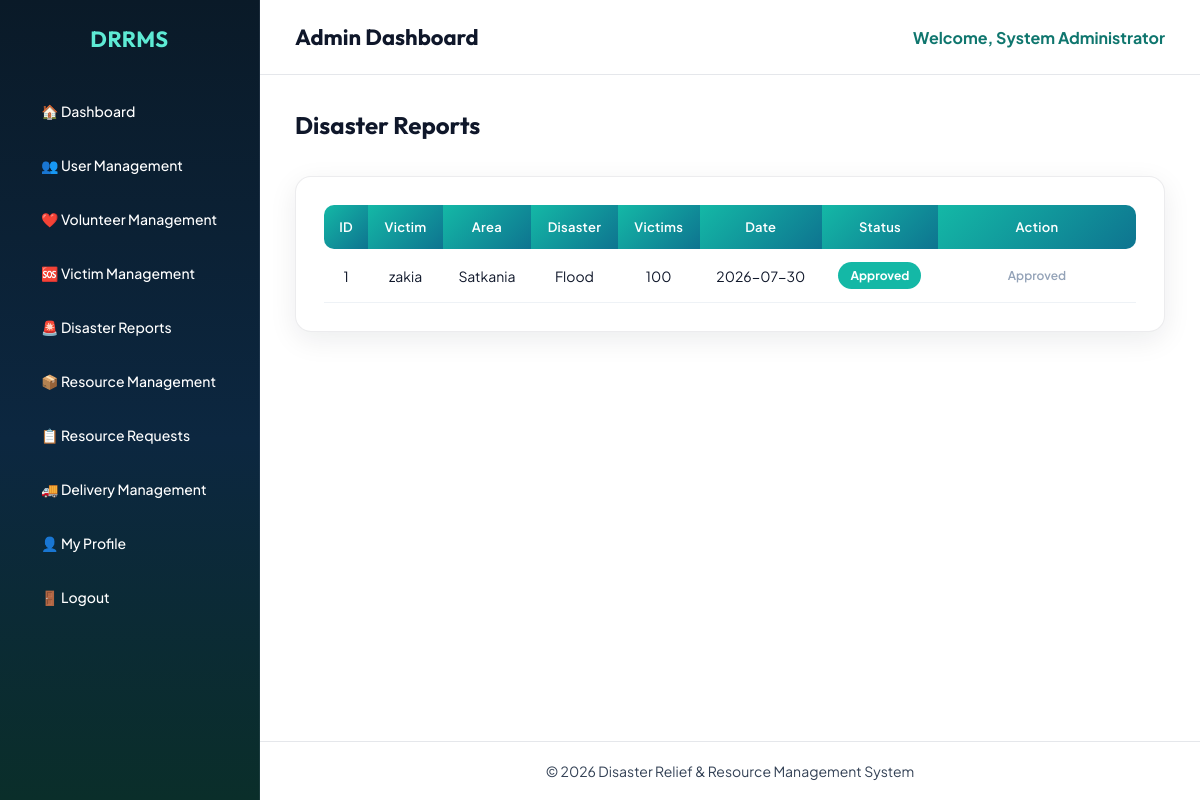
/admin/disaster_reports.php (signed in), run on the app's committed database.
### tables this page shows
CREATE TABLE `disaster_report` (
  `report_id` int(11) NOT NULL,
  `victim_id` int(11) NOT NULL,
  `area_name` varchar(100) NOT NULL,
  `disaster_type` enum('Flood','Fire','Cyclone','Earthquake','Landslide','Storm','Others') NOT NULL,
  `number_of_victims` int(11) NOT NULL,
  `report_date` date NOT NULL,
  `notes` text DEFAULT NULL,
  `status` enum('Pending','Approved','Rejected','Resolved') DEFAULT 'Pending'
);

CREATE TABLE `users` (
  `user_id` int(11) NOT NULL,
  `name` varchar(100) NOT NULL,
  `email` varchar(100) NOT NULL,
  `phone` varchar(20) NOT NULL,
  `address` text NOT NULL,
  `password` varchar(255) NOT NULL,
  `registration_date` date NOT NULL,
  `nid_number` varchar(20) NOT NULL,
  `role` enum('Admin','Volunteer','Victim') NOT NULL
);

### admin/disaster_reports.php (the view, shortened to what this page needs)
<?php
include("../config/database.php");
$sql = mysqli_query($conn, "
SELECT
disaster_report.*,
users.name
FROM disaster_report
INNER JOIN victim ON disaster_report.victim_id=victim.victim_id
INNER JOIN users ON victim.user_id=users.user_id
ORDER BY report_id DESC
");
?>
<!DOCTYPE html>
<html lang="en">
<head>
<link rel="stylesheet" href="../css/admin.css">
<link rel="stylesheet" href="https://cdnjs.cloudflare.com/ajax/libs/font-awesome/6.7.2/css/all.min.css">
</head>
<body>
<div class="dashboard">
<?php include("../includes/admin_sidebar.php"); ?>
<div class="main-content">
<?php include("../includes/admin_header.php"); ?>
<div class="content">
<h2 style="margin-bottom:25px;">Disaster Reports</h2>
<div class="table-box">
<table>
<tr>
<th>ID</th>
<th>Victim</th>
<th>Area</th>
<th>Disaster</th>
<th>Victims</th>
<th>Date</th>
<th>Status</th>
<th>Action</th>
</tr>
<?php
while($row = mysqli_fetch_assoc($sql))
{
    $status = $row['status'];
    $id = (int)$row['report_id'];
?>
<tr>
<td><?php echo $id; ?></td>
<td><?php echo htmlspecialchars($row['name']); ?></td>
<td><?php echo htmlspecialchars($row['area_name']); ?></td>
<td><?php echo htmlspecialchars($row['disaster_type']); ?></td>
<td><?php echo (int)$row['number_of_victims']; ?></td>
<td><?php echo htmlspecialchars($row['report_date']); ?></td>
<td>
<?php if($status == "Approved"){ ?>
<span class="status-badge status-approved">Approved</span>
<?php } else { ?>
<span class="status-badge status-pending">Pending</span>
<?php } ?>
</td>
<td>
<div class="action-cell">
<?php if($status != "Approved"){ ?>
<a class="approve-btn"
href="?approve=<?php echo $id; ?>"
onclick="return confirm('Approve this disaster report?');">
<i class="fa-solid fa-check"></i> Approve
</a>
<?php } else { ?>
<span class="action-none">Approved</span>
<?php } ?>
</div>
</td>
</tr>
<?php } ?>
</table>
</div>
</div>
<?php include("../includes/admin_footer.php"); ?>
</div>
</div>
</body>
</html>

### css/admin.css (style rules this page uses)
:root { --bg-page:#eef4f7; --bg-deep:#061018; --bg-sidebar:#0a1a28; --primary:#14b8a6; --primary-deep:#0f766e; --accent:#f97316; --text:#0f172a; --muted:#64748b; --white:#ffffff; --border:rgba(15,23,42,.08); --gradient-primary:linear-gradient(135deg, #14b8a6 0%, #0e7490 100%); --gradient-accent:linear-gradient(135deg, #f97316 0%, #dc2626 100%); --gradient-sidebar: linear-gradient(180deg, #0a1a28 0%, #0c2740 55%, #0a2e2a 100%); --shadow:0 8px 28px rgba(15,23,42,.08); --font-display:'Outfit',sans-serif; --font-body:'Plus Jakarta Sans',sans-serif; }
* { margin:0; padding:0; box-sizing:border-box; font-family:var(--font-body); }
body { background:#ffffff; color:var(--text); }
h1,h2,h3,.sidebar h2 { font-family:var(--font-display); }
.dashboard { display:flex; min-height:100vh; background:#ffffff; }
.main-content { margin-left:260px; width:calc(100% - 260px); min-height:100vh; background:#ffffff; display:flex; flex-direction:column; }
.content { padding:35px; background:#ffffff; color:#0f172a; flex:1 0 auto; }
.content h2 { color:#0f172a; }
.table-box { margin-top:36px; background:var(--white); border-radius:16px; padding:28px; border:1px solid var(--border); box-shadow:var(--shadow); }
table { width:100%; border-collapse:collapse; }
table th { background:var(--gradient-primary); color:white; padding:14px; font-weight:600; font-size:13px; letter-spacing:.02em; }
table th:first-child { border-radius:10px 0 0 10px; }
table th:last-child { border-radius:0 10px 10px 0; }
table td { padding:13px; border-bottom:1px solid #eef2f6; text-align:center; font-size:14px; color:#0f172a; background:#ffffff; }
.action-cell { display:flex; flex-wrap:wrap; align-items:center; justify-content:center; gap:6px; min-width:160px; }
.action-none { color:#94a3b8; font-size:12px; font-weight:600; }
.status-badge { display:inline-block; padding:6px 12px; border-radius:999px; font-size:12px; font-weight:700; color:#ffffff; }
.status-approved { background:#14b8a6; }

### data on the page
disaster_report: report_id "1", users.name "zakia", area_name "Satkania", disaster_type "Flood", number_of_victims "100", report_date "2026-07-30", status "Approved"

### other printed values
$_SESSION['name'] "System Administrator"
